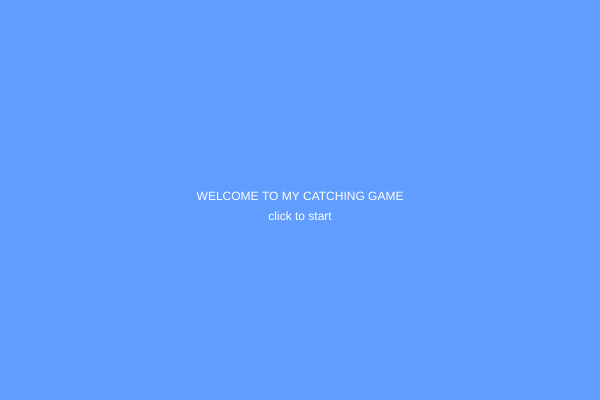
Frame 1 (no input)
Frame 60 (no input): identical to frame 1, image omitted
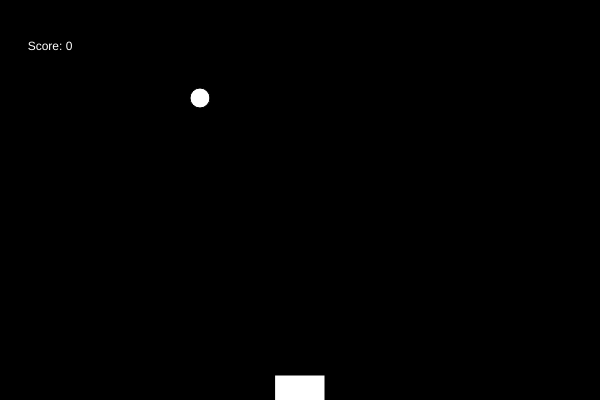
Frame 120 (the mouse pressed at the canvas centre since frame 60)

The p5.js sketch that drew these frames (run headless with seeded random() and noise() and a simulated clock; from frame 60 on, the mouse is pressed at the canvas centre):

// p5.js sketch
// ── sketch.js
var screen = 0;
x = 200;
y = -20;
speed = 2;
score = 0;

function setup() {
  createCanvas(600, 400);
}

function draw(){
	if(screen === 0){
		startScreen();
	} else if(screen === 1){
		gameOn();
	} else if(screen === 2){
		endScreen()
	}
}

function startScreen(){
		background(96, 157, 255)
		fill(255)
		textAlign(CENTER);
		text('WELCOME TO MY CATCHING GAME', width / 2, height / 2)
		text('click to start', width / 2, height / 2 + 20);
		reset();
}

function gameOn(){
	background(0);

	text('Score: ' + score, 50, 50);

	ellipse(x, y, 20, 20);

	rectMode(CENTER);
	rect(mouseX, height - 10, 50, 30);

	y += speed;
  	if(y > height){
		  screen = 2;
	  }

 if(y > height - 20 && x>mouseX-20 && x<mouseX+20){
		speed += 0.5
		score += 1
		y = - 20
		
 }
	if(y==-20){
  	pickRandom();
  }
}

function pickRandom(){
	x= random(20,width-20)
}

function endScreen(){
		background(150)
		textAlign(CENTER);
		text('GAME OVER', width / 2, height / 2)
  		text("SCORE = " + score, width / 2, height / 2 + 20)
		text('click to play again', width / 2, height / 2 + 40);
}

function mousePressed(){
	if(screen==0){
  	screen=1
  }else if(screen==2){
  	screen=0
  }
}

function reset(){
	  score=0;
  	speed=2;
  	y=-20;
}
